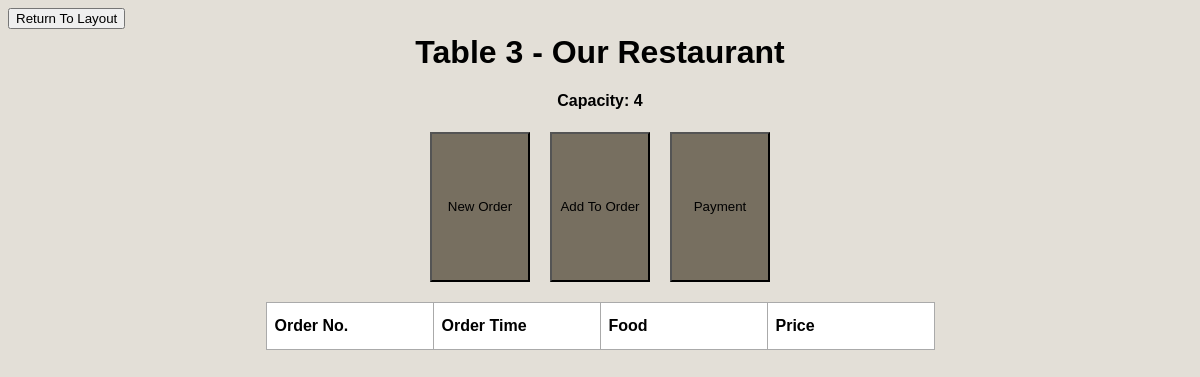
The page /order_manager/3 on the database its author committed.
### main.py (models this page shows, shortened)
class Table(db.Model):
    table_id = db.Column(db.Integer, primary_key=True, unique=True, nullable=False)
    capacity = db.Column(db.Integer, nullable=False)
    loc = db.Column(db.String(20))

### main.py (the view, shortened to what this page needs)
@app.route('/order_manager/<int:table_id>', methods=['GET', 'POST'])
def order(table_id):
     table = Table.query.get_or_404(table_id)
     if request.method == 'POST':
        try:
            db.session.commit()
            return redirect(url_for('/order_manager/'))
        except:
               return 'There was an issue opening the layout'
     else:
        orders = (
            db.session.query(
                Order.order_id,
                Order.order_time,
                Order.total_cost,
                db.func.group_concat(MenuItem.name, ", ").label("food_items"),
                db.func.group_concat(OrderItem.quantity, ", ").label("food_quantities")
            )
            .join(OrderItem, Order.order_id == OrderItem.order_id)
            .join(MenuItem, OrderItem.menu_item_id == MenuItem.menu_item_id)
            .filter(Order.table_id == table_id)
            .group_by(Order.order_id)
            .order_by(Order.order_time)
            .all()
        )
        processed_orders = []
        return render_template('order_manager.html', table = table, orders = processed_orders)

### templates/order_manager.html (shortened to what this page needs)
{% extends 'base.html' %}
{% block body %}
<div class="content">
    <form action="/" method="get">
        <button>Return To Layout</button>
    </form>
    <h1 style="text-align: center;">Table {{table.table_id}} - {{table.loc}}</h1>
    <h4 style="text-align: center;">Capacity: {{table.capacity}}</h4>
    <div>
        <div class="form-container" align="center">
            <form action="/menu" method="get">
                <button class="smalltable">New Order</button>
            </form>
            <form action="/menu" method="get">
                <button class="smalltable">Add To Order</button>
            </form>
            <form id="payment_button" action="/payment" method="get" onClick="create_url()">
                <button class="smalltable">Payment</button>
            </form>
        </div>
        <table class="table" align="center">
            <tr>
            <th>Order No.</th>
            <th>Order Time</th>
            <th>Food</th>
            <th>Price</th>
            </tr>
        </table>
    </div>
</div>
{% endblock %}

### static/css/main.css (style rules this page uses)
body, html { font-family: sans-serif; background-color: #E3DFD7; color: black; }
h1 { margin: 5px; }
.smalltable { height: 150px; width: 100px; background-color: #776f60; }
.form-container { align-items: center; justify-content: center; display: flex; gap: 20px; margin: 20px; flex-wrap: nowrap; }
table, td, th { border: 1px solid #aaa; padding: 8px; text-align: left; word-wrap: break-word; }
.table { background-color: white; border-collapse: collapse; overflow-y: auto; table-layout: fixed; width: 30%; }
th { width: 150px; height: 30px; vertical-align: middle; }

### rows shown on the page
Table: table_id "3", loc "Our Restaurant", capacity "4"
